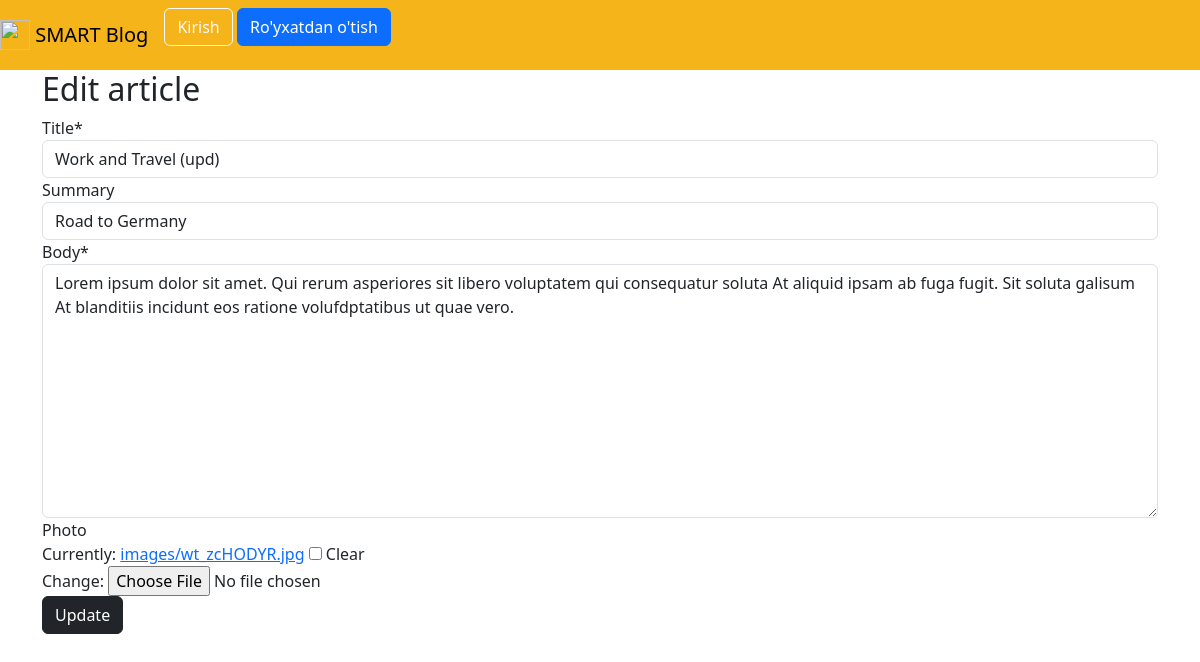
The app's page /articles/2/edit/ with its own data.
### articles/models.py (models this page shows, shortened)
class Article(models.Model):
    title = models.CharField(max_length=200)
    summary = models.CharField(max_length=200, blank=True)
    body = RichTextField()
    photo = models.ImageField(upload_to='images/', blank=True)
    date = models.DateTimeField(auto_now_add=True)
    author = models.ForeignKey(
        get_user_model(),
        on_delete=models.CASCADE,
    )

### articles/views.py (the view, shortened to what this page needs)
# urls.py: path('<int:pk>/edit/', ArticleUpdateView.as_view(), name='article_edit'),
class ArticleUpdateView(UpdateView, UserPassesTestMixin, LoginRequiredMixin):
    model = Article
    fields = ('title', 'summary', 'body', 'photo')
    template_name = 'article_edit.html'

### templates/article_edit.html (shortened to what this page needs)
{% extends 'base.html' %}
{% load crispy_forms_tags %}
{% block content %}
    <h2>Edit article</h2>
    <form method="post" enctype="multipart/form-data">
        {{ form|crispy }}
        <button type="submit" class="btn btn-dark">Update</button>
    </form>
{% endblock content %}

### records on screen
Article: title "Work and Travel (upd)", summary "Road to Germany", body "Lorem ipsum dolor sit amet. Qui rerum asperiores sit libero voluptatem qui consequatur soluta At aliquid ipsam ab fuga fugit. Sit soluta galisum At blanditiis incidunt eos ratione volufdptatibus ut quae vero."
